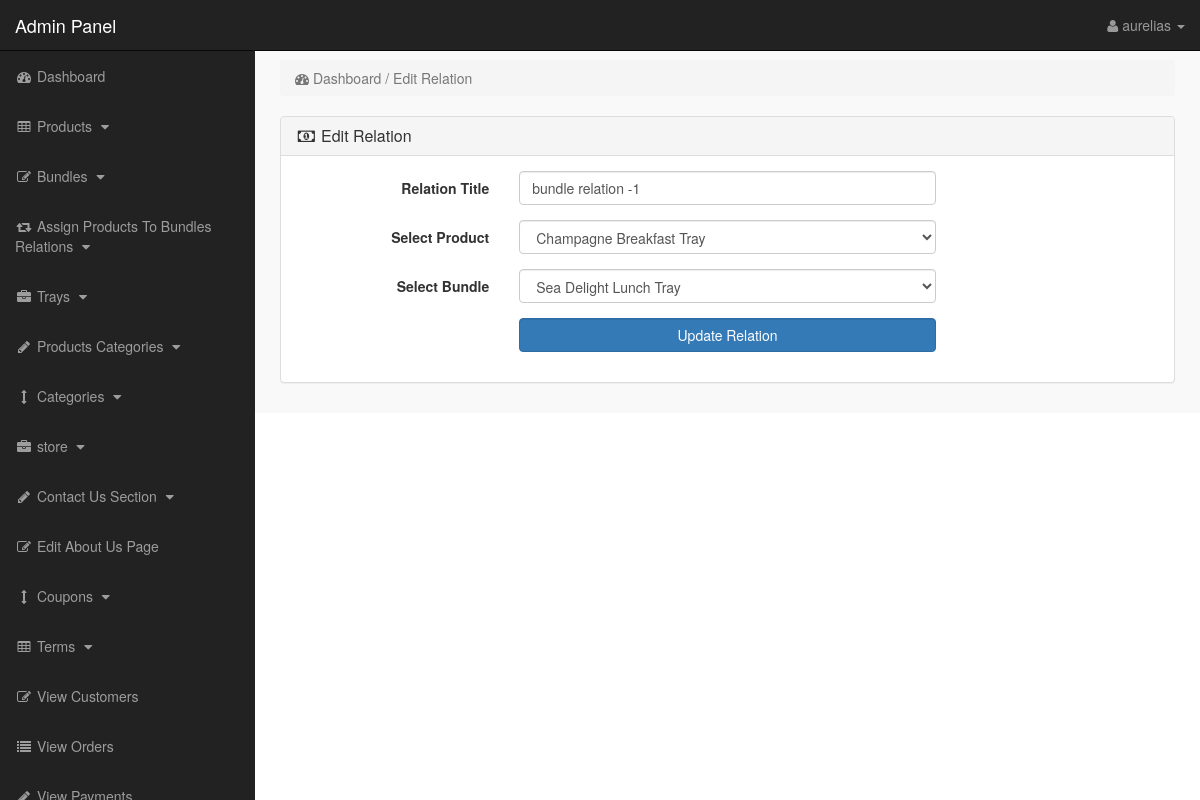
The app's page /admin_area/index.php?edit_rel=8 (signed in) with its own data.
### tables this page shows
CREATE TABLE `bundle_product_relation` (
  `rel_id` int(10) NOT NULL,
  `rel_title` varchar(255) NOT NULL,
  `product_id` int(10) NOT NULL,
  `bundle_id` int(10) NOT NULL
);

CREATE TABLE `products` (
  `product_id` int(10) NOT NULL,
  `p_cat_id` int(10) NOT NULL,
  `cat_id` int(10) NOT NULL,
  `manufacturer_id` int(10) NOT NULL,
  `date` timestamp NOT NULL DEFAULT CURRENT_TIMESTAMP ON UPDATE CURRENT_TIMESTAMP,
  `product_title` text NOT NULL,
  `product_url` text NOT NULL,
  `product_img1` text NOT NULL,
  `product_img2` text NOT NULL,
  `product_img3` text NOT NULL,
  `product_price` int(10) NOT NULL,
  `product_psp_price` int(100) NOT NULL,
  `product_desc` text NOT NULL,
  `product_features` text NOT NULL,
  `product_video` text NOT NULL,
  `product_keywords` text NOT NULL,
  `product_label` text NOT NULL,
  `status` varchar(255) NOT NULL
);

### admin_area/edit_rel.php (the view, shortened to what this page needs)
<?php
if(!isset($_SESSION['admin_email'])){
echo "<script>window.open('login.php','_self')</script>";
}
else {
?>
<?php
if(isset($_GET['edit_rel'])){
$edit_id = $_GET['edit_rel'];
$edit_rel = "select * from bundle_product_relation where rel_id='$edit_id'";
$run_edit = mysqli_query($con,$edit_rel);
$row_edit = mysqli_fetch_array($run_edit);
$r_title = $row_edit['rel_title'];
$r_p = $row_edit['product_id'];
$r_b = $row_edit['bundle_id'];
$get_p = "select * from products where product_id='$r_p'";
$run_p = mysqli_query($con,$get_p);
$row_p = mysqli_fetch_array($run_p);
$p_id = $row_p['product_id'];
$p_title = $row_p['product_title'];
$get_b = "select * from products where product_id='$r_b'";
$run_b = mysqli_query($con,$get_b);
$row_b = mysqli_fetch_array($run_b);
$b_id = $row_b['product_id'];
$b_title = $row_b['product_title'];
}
?>
<div class="row">
<div class="col-lg-12">
<ol class="breadcrumb">
<li class="active">
<i class="fa fa-dashboard"></i> Dashboard / Edit Relation
</li>
</ol>
</div>
</div>
<div class="row">
<div class="col-lg-12">
<div class="panel panel-default">
<div class="panel-heading">
<h3 class="panel-title">
<i  class="fa fa-money fa-fw"></i> Edit Relation
</h3>
</div>
<div class="panel-body">
<form class="form-horizontal" action="" method="post">
<div class="form-group">
<label class="col-md-3 control-label"> Relation Title  </label>
<div class="col-md-6">
<input type="text" name="rel_title" class="form-control" value="<?php echo $r_title; ?>">
</div>
</div>
<div class="form-group">
<label class="col-md-3 control-label"> Select Product  </label>
<div class="col-md-6">
<select name="product_id" class="form-control">
<option value="<?php echo $p_id; ?>"> <?php echo $p_title; ?>  </option>
</select>
</div>
</div>
<div class="form-group">
<label class="col-md-3 control-label"> Select Bundle  </label>
<div class="col-md-6">
<select name="bundle_id" class="form-control">
<option value="<?php echo $b_id; ?>">  <?php echo $b_title; ?> </option>
</select>
</div>
</div>
<div class="form-group">
<label class="col-md-3 control-label"> </label>
<div class="col-md-6">
<input type="submit" name="update" class="btn btn-primary form-control" value="Update Relation">
</div>
</div>
</form>
</div>
</div>
</div>
</div>
<?php } ?>

### admin_area/includes/sidebar.php (shortened to what this page needs)
<?php
if(!isset($_SESSION['admin_email'])){
echo "<script>window.open('login.php','_self')</script>";
}
else {
?>
<nav class="navbar navbar-inverse navbar-fixed-top" >
<div class="navbar-header" >
<a class="navbar-brand" href="index.php?dashboard" >Admin Panel</a>
</div>
<ul class="nav navbar-right top-nav" >
<li class="dropdown" >
<a href="#" class="dropdown-toggle" data-toggle="dropdown" >
<i class="fa fa-user" ></i>
<?php echo $admin_name; ?> <b class="caret" ></b>
</a>
</li>
</ul>
<div class="collapse navbar-collapse navbar-ex1-collapse">
<ul class="nav navbar-nav side-nav">
<li>
<a href="index.php?dashboard">
<i class="fa fa-fw fa-dashboard"></i> Dashboard
</a>
</li>
<li>
<a href="#" data-toggle="collapse" data-target="#products">
<i class="fa fa-fw fa-table"></i> Products
<i class="fa fa-fw fa-caret-down"></i>
</a>
</li>
<li>
<a href="#" data-toggle="collapse" data-target="#bundles">
<i class="fa fa-fw fa-edit"></i> Bundles
<i class="fa fa-fw fa-caret-down"></i>
</a>
</li>
<li>
<a href="#" data-toggle="collapse" data-target="#relations">
<i class="fa fa-fw fa-retweet"></i> Assign Products To Bundles Relations
<i class="fa fa-fw fa-caret-down"></i>
</a>
</li>
<li>
<a href="#" data-toggle="collapse" data-target="#manufacturers">
<i class="fa fa-fw fa-briefcase"></i> Trays
<i class="fa fa-fw fa-caret-down"></i>
</a>
</li>
<li>
<a href="#" data-toggle="collapse" data-target="#p_cat">
<i class="fa fa-fw fa-pencil"></i> Products Categories
<i class="fa fa-fw fa-caret-down"></i>
</a>
</li>
<li>
<a href="#" data-toggle="collapse" data-target="#cat">
<i class="fa fa-fw fa-arrows-v"></i> Categories
<i class="fa fa-fw fa-caret-down"></i>
</a>
</li>
<li>
<a href="#" data-toggle="collapse" data-target="#store">
<i class="fa fa-fw fa-briefcase"></i> store
<i class="fa fa-fw fa-caret-down"></i>
</a>
</li>
<li>
<a href="#" data-toggle="collapse" data-target="#contact_us">
<i class="fa fa-fw fa-pencil"> </i> Contact Us Section
<i class="fa fa-fw fa-caret-down"></i>
</a>
</li>
<li>
<a href="index.php?edit_about_us">
<i class="fa fa-fw fa-edit"></i> Edit About Us Page
</a>
</li>
<li>
<a href="#" data-toggle="collapse" data-target="#coupons">
<i class="fa fa-fw fa-arrows-v"></i> Coupons
<i class="fa fa-fw fa-caret-down"></i>
</a>
</li>
<li>
<a href="#" data-toggle="collapse" data-target="#terms" >
<i class="fa fa-fw fa-table"></i> Terms
<i class="fa fa-fw fa-caret-down"></i>
</a>
</li>
<li>
<a href="index.php?view_customers">
<i class="fa fa-fw fa-edit"></i> View Customers
</a>
</li>
<li>
<a href="index.php?view_orders">
<i class="fa fa-fw fa-list"></i> View Orders
</a>
</li>
<li>
<a href="index.php?view_payments">
<i class="fa fa-fw fa-pencil"></i> View Payments
</a>
</li>
</ul>
</div>
</nav>
<?php } ?>

### admin_area/css/style.css (style rules this page uses)
body { margin-top:100px; }
@media (min-width: 768px) { body { margin-top:50px; } }
.top-nav { padding:0 15px; }
.top-nav>li { display:inline-block; float:left; }
.top-nav>li>a { padding-top:15px; padding-bottom:15px; line-height:20px; color:#999; }
@media (min-width: 768px) { .side-nav { position:fixed; top:51px; width:255px; border-radius:0; overflow-y:auto; background-color: #222; bottom:0; overflow-x:hidden; padding-bottom:40px; } }
@media (min-width: 768px) { .side-nav>li>a { width:255px; } }
.panel-body { border-radius:5px; }

### records on screen
bundle_product_relation: rel_title "bundle relation -1"
products: product_id "Champagne Breakfast Tray"
products: bundle_id "Sea Delight Lunch Tray"

### other values on screen
$admin_name "aurelias"
